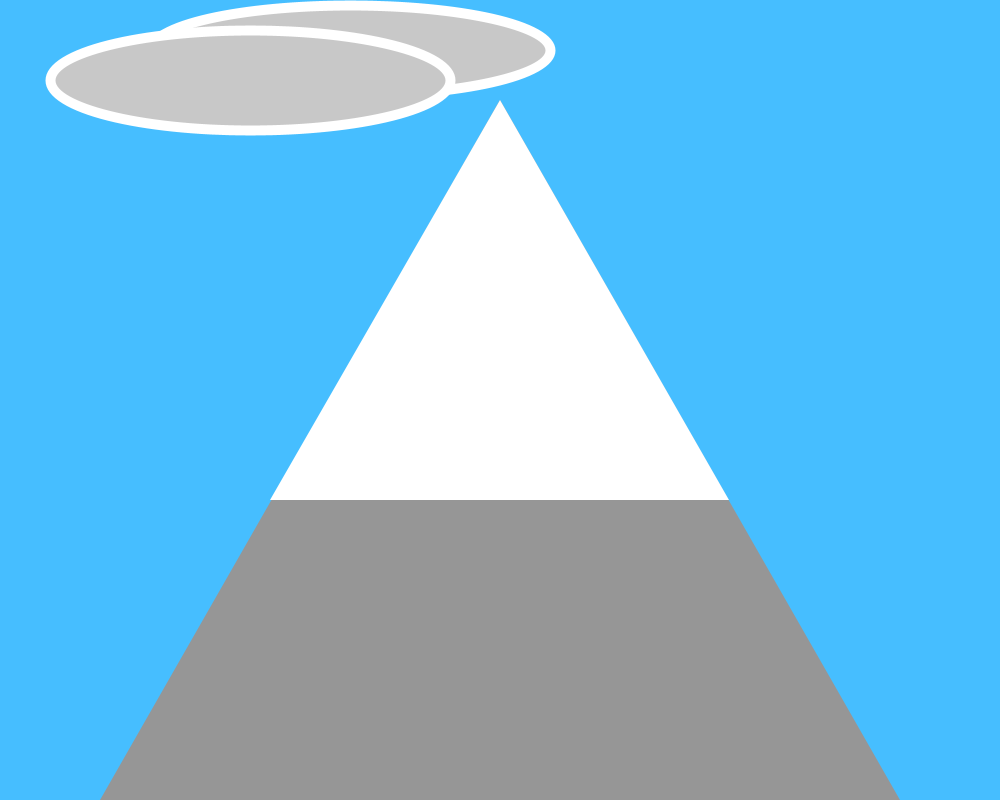
Frame 1 (no input)
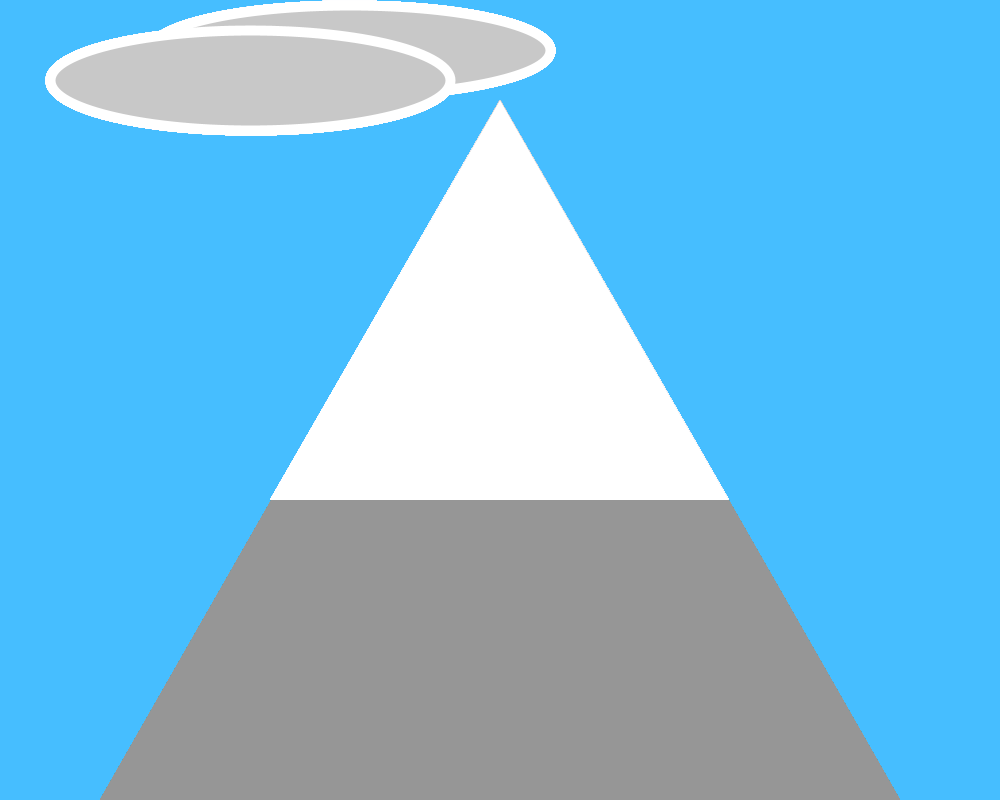
Frame 60 (the mouse pressed at the canvas centre just before this capture)
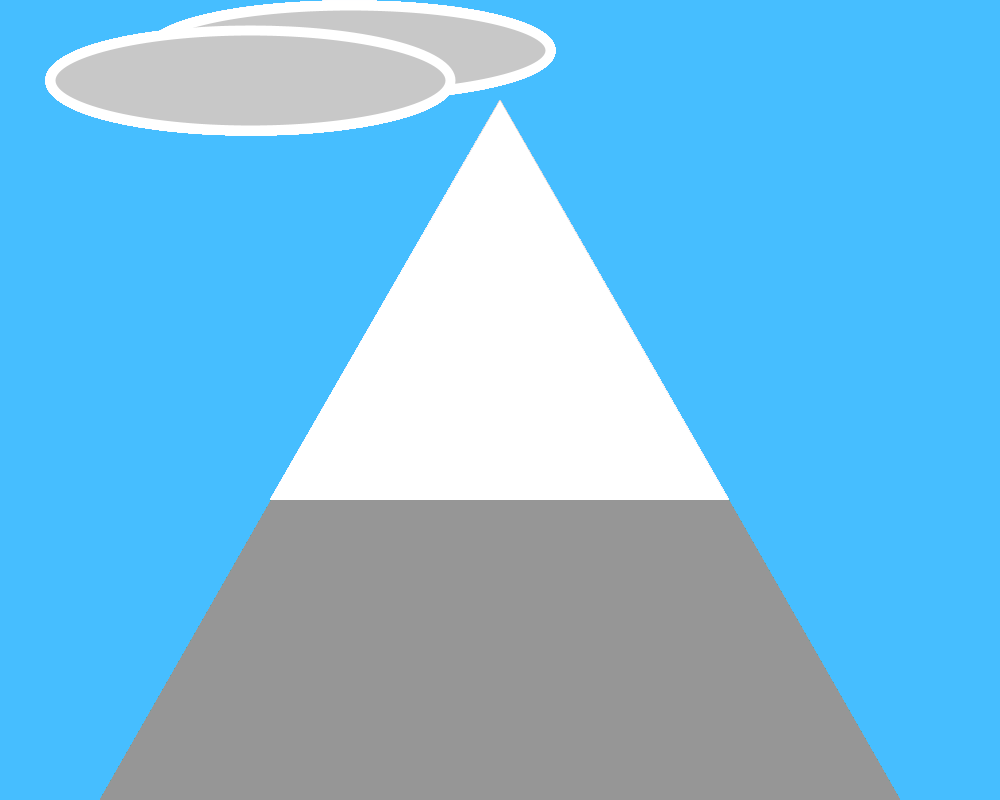
Frame 120 (the mouse held since frame 60 and released just before this capture)

The Processing sketch that drew these frames (run headless with seeded random() and noise(); from frame 60 on, the mouse is pressed at the canvas centre):

// Processing sketch: Semester_1_Project__Zach_Hornfeld_
// ── Semester_1_Project__Zach_Hornfeld_.pde
//Zach Hornfeld
// 6/28/22
//IntroCS Summer 2022
//Description: Animation/Generative Image Project **IDEA: A singular mountain with 
//the sun rising and setting from one side to the other, 
//potentially with some trees, a few moving skiiers (dots), 
//and a few trees(Green dots)and maybe with snow falling.

void setup() {
  size(1000,800);
  background(70, 190, 260);
  
}

void draw() {

fill(150, 150, 150);
noStroke();
triangle(100, 800, 500, 100, 900, 800);

fill(255);
triangle(270, 500, 500, 100, 729, 500);

fill(200,200,200);
stroke(255,255,255);
strokeWeight(10);
ellipse(350, 50, 400, 90);
ellipse(250, 80, 400, 100);



}
